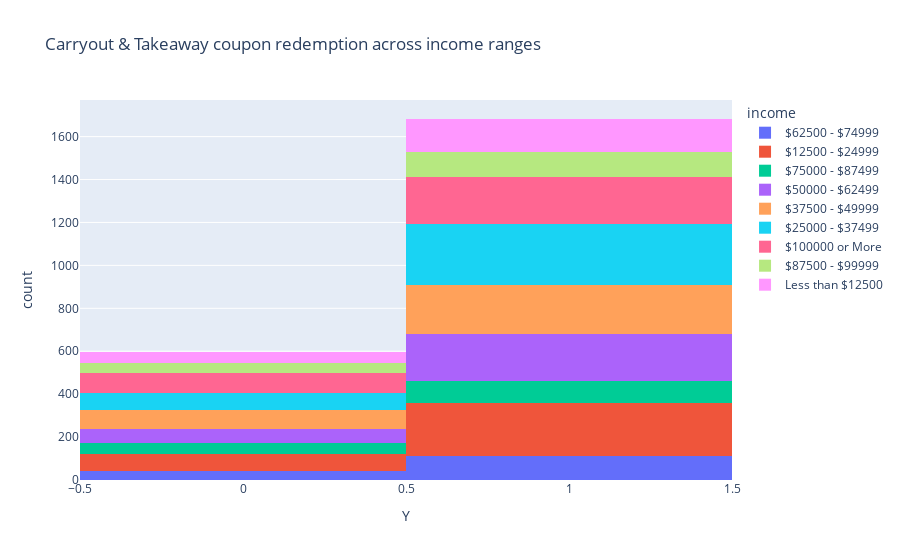

Notebook cell for this chart:
### Code cell
data_carryout = data_clean.query('coupon == "Carry out & Take away"')
print(len(data_carryout))
px.histogram(data_frame=data_carryout, x='Y', color='income', title="Carryout & Takeaway coupon redemption across income ranges")
## ---- Take Aways :
# Customers with income range "12500 - 24999", "$25000 - $37499", are more likely to redeem coupons at Carry out & Take away places.

### Figure 1 — Plotly figure (JSON) as saved in the notebook; plotly's stock layout.template omitted (floating-point values rounded to 4 significant figures; data arrays with more than 128 entries replaced by an {"elided": "..."} marker saying what was removed)
{"data": [{"alignmentgroup": "True", "bingroup": "x", "hovertemplate": "income=$62500 - $74999<br>Y=%{x}<br>count=%{y}<extra></extra>", "legendgroup": "$62500 - $74999", "marker": {"color": "#636efa", "pattern": {"shape": ""}}, "name": "$62500 - $74999", "offsetgroup": "$62500 - $74999", "orientation": "v", "showlegend": true, "type": "histogram", "x": {"elided": "157 int values"}, "xaxis": "x", "yaxis": "y"}, {"alignmentgroup": "True", "bingroup": "x", "hovertemplate": "income=$12500 - $24999<br>Y=%{x}<br>count=%{y}<extra></extra>", "legendgroup": "$12500 - $24999", "marker": {"color": "#EF553B", "pattern": {"shape": ""}}, "name": "$12500 - $24999", "offsetgroup": "$12500 - $24999", "orientation": "v", "showlegend": true, "type": "histogram", "x": {"elided": "322 int values"}, "xaxis": "x", "yaxis": "y"}, {"alignmentgroup": "True", "bingroup": "x", "hovertemplate": "income=$75000 - $87499<br>Y=%{x}<br>count=%{y}<extra></extra>", "legendgroup": "$75000 - $87499", "marker": {"color": "#00cc96", "pattern": {"shape": ""}}, "name": "$75000 - $87499", "offsetgroup": "$75000 - $87499", "orientation": "v", "showlegend": true, "type": "histogram", "x": {"elided": "158 int values"}, "xaxis": "x", "yaxis": "y"}, {"alignmentgroup": "True", "bingroup": "x", "hovertemplate": "income=$50000 - $62499<br>Y=%{x}<br>count=%{y}<extra></extra>", "legendgroup": "$50000 - $62499", "marker": {"color": "#ab63fa", "pattern": {"shape": ""}}, "name": "$50000 - $62499", "offsetgroup": "$50000 - $62499", "orientation": "v", "showlegend": true, "type": "histogram", "x": {"elided": "279 int values"}, "xaxis": "x", "yaxis": "y"}, {"alignmentgroup": "True", "bingroup": "x", "hovertemplate": "income=$37500 - $49999<br>Y=%{x}<br>count=%{y}<extra></extra>", "legendgroup": "$37500 - $49999", "marker": {"color": "#FFA15A", "pattern": {"shape": ""}}, "name": "$37500 - $49999", "offsetgroup": "$37500 - $49999", "orientation": "v", "showlegend": true, "type": "histogram", "x": {"elided": "318 int values"}, "xaxis": "x", "yaxis": "y"}, {"alignmentgroup": "True", "bingroup": "x", "hovertemplate": "income=$25000 - $37499<br>Y=%{x}<br>count=%{y}<extra></extra>", "legendgroup": "$25000 - $37499", "marker": {"color": "#19d3f3", "pattern": {"shape": ""}}, "name": "$25000 - $37499", "offsetgroup": "$25000 - $37499", "orientation": "v", "showlegend": true, "type": "histogram", "x": {"elided": "364 int values"}, "xaxis": "x", "yaxis": "y"}, {"alignmentgroup": "True", "bingroup": "x", "hovertemplate": "income=$100000 or More<br>Y=%{x}<br>count=%{y}<extra></extra>", "legendgroup": "$100000 or More", "marker": {"color": "#FF6692", "pattern": {"shape": ""}}, "name": "$100000 or More", "offsetgroup": "$100000 or More", "orientation": "v", "showlegend": true, "type": "histogram", "x": {"elided": "315 int values"}, "xaxis": "x", "yaxis": "y"}, {"alignmentgroup": "True", "bingroup": "x", "hovertemplate": "income=$87500 - $99999<br>Y=%{x}<br>count=%{y}<extra></extra>", "legendgroup": "$87500 - $99999", "marker": {"color": "#B6E880", "pattern": {"shape": ""}}, "name": "$87500 - $99999", "offsetgroup": "$87500 - $99999", "orientation": "v", "showlegend": true, "type": "histogram", "x": {"elided": "160 int values"}, "xaxis": "x", "yaxis": "y"}, {"alignmentgroup": "True", "bingroup": "x", "hovertemplate": "income=Less than $12500<br>Y=%{x}<br>count=%{y}<extra></extra>", "legendgroup": "Less than $12500", "marker": {"color": "#FF97FF", "pattern": {"shape": ""}}, "name": "Less than $12500", "offsetgroup": "Less than $12500", "orientation": "v", "showlegend": true, "type": "histogram", "x": {"elided": "207 int values"}, "xaxis": "x", "yaxis": "y"}], "layout": {"barmode": "relative", "legend": {"title": {"text": "income"}, "tracegroupgap": 0}, "title": {"text": "Carryout & Takeaway coupon redemption across income ranges"}, "xaxis": {"anchor": "y", "domain": [0, 1], "title": {"text": "Y"}}, "yaxis": {"anchor": "x", "domain": [0, 1], "title": {"text": "count"}}}}
